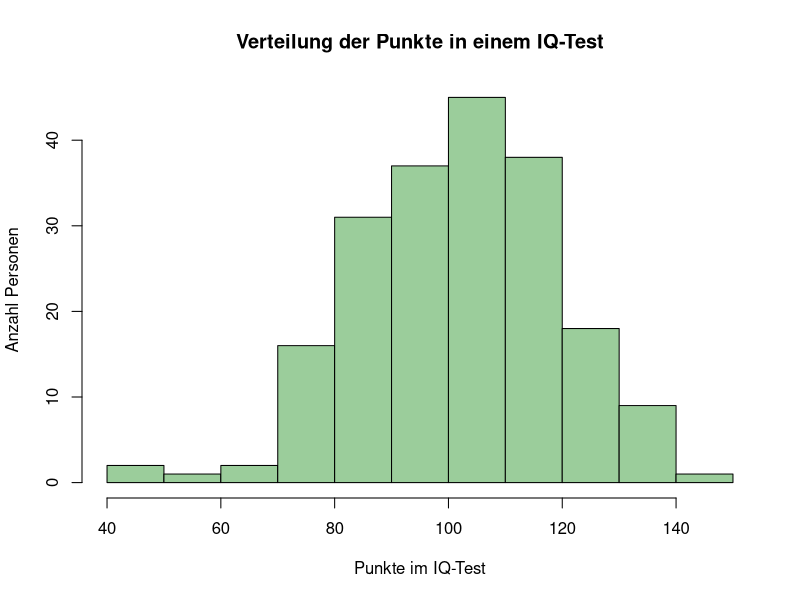
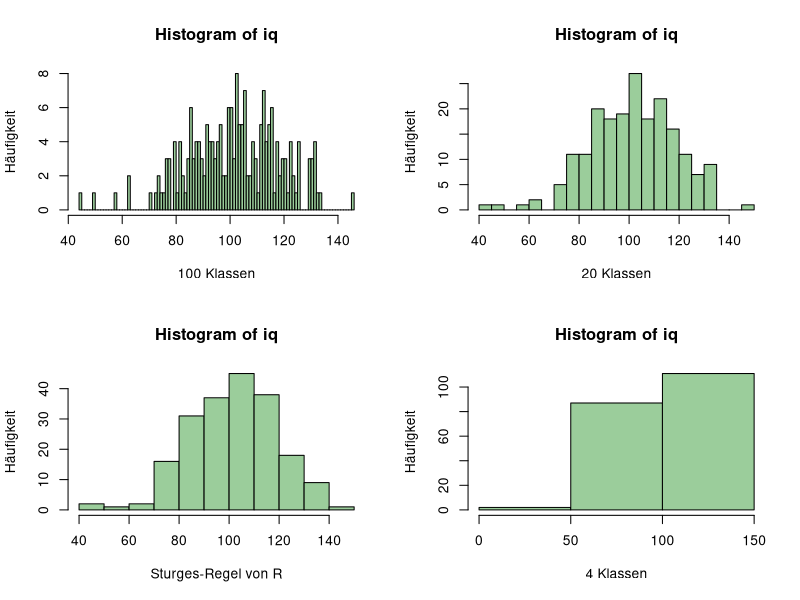

Source code (R) for these figures, in order:
#Random Normal Distribution
iq <- rnorm(n = 200, mean = 100, sd = 15)

#Histogram erzeugen
hist(iq,
     col = "darkseagreen3",
     xlab = "Punkte im IQ-Test",
     ylab = "Anzahl Personen",
     main = "Verteilung der Punkte in einem IQ-Test"
)

par(mfrow = c(2, 2))
hist(iq,
     breaks = 100,
     xlab = "100 Klassen",
     ylab = "Häufigkeit",
     col = "darkseagreen3"
)

hist(iq,
breaks = 20,
     xlab = "20 Klassen",
     ylab = "Häufigkeit",
     col = "darkseagreen3"
)

hist(iq,
     breaks = "sturges", # default R
     xlab = "Sturges-Regel von R",
     ylab = "Häufigkeit",
     col = "darkseagreen3"
)

hist(iq,
     breaks = 3,
     xlab = "4 Klassen",
     ylab = "Häufigkeit",
     col = "darkseagreen3"
)